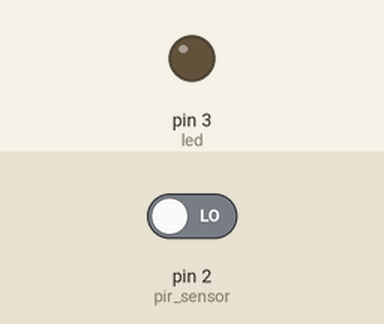
Bench run of a sketch on a simulated Arduino Uno, built with avr-gcc and run on an emulated ATmega328P. On the bench: output pins drawn as LEDs (lit = HIGH). The test bench sets the inputs (shaded band); at power-on: pin 2 (pir_sensor) LOW. What the sketch prints to the serial monitor is not drawn.

Above: at 1.2 s.
1.3 s: pin 2 (pir_sensor) driven HIGH
At 2.3 s:
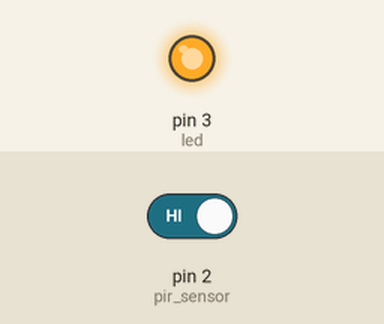
2.8 s: pin 2 (pir_sensor) driven LOW
At 3.5 s:
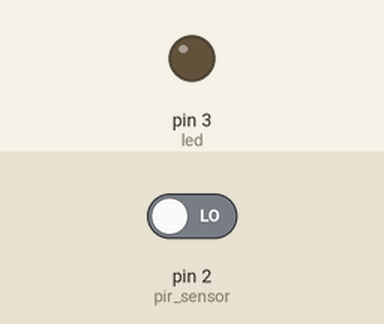
Timing chart, 0 to 5.8 s (numbered marks = the images above; inputs shaded):
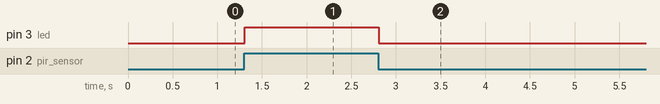

Measured:
- after the input at 1.3 s, pin 3 (led): LOW → HIGH at once
- after the input at 2.8 s, pin 3 (led): HIGH → LOW at once

The sketch:

pir.ino
```cpp
const int led=3;
const int pir_sensor=2;
int hareket=0;
int x;


void setup() {
  // put your setup code here, to run once:
  pinMode(led,OUTPUT);
  pinMode(pir_sensor, INPUT);
  Serial.begin(9600);
  Serial.setTimeout(1);
}

void loop() {
  // put your main code here, to run repeatedly:
  hareket = digitalRead(pir_sensor);
  Serial.println(hareket);
  if(hareket==true){
    digitalWrite(led,1);
  } else{
    digitalWrite(led,0);
  }


}
```
